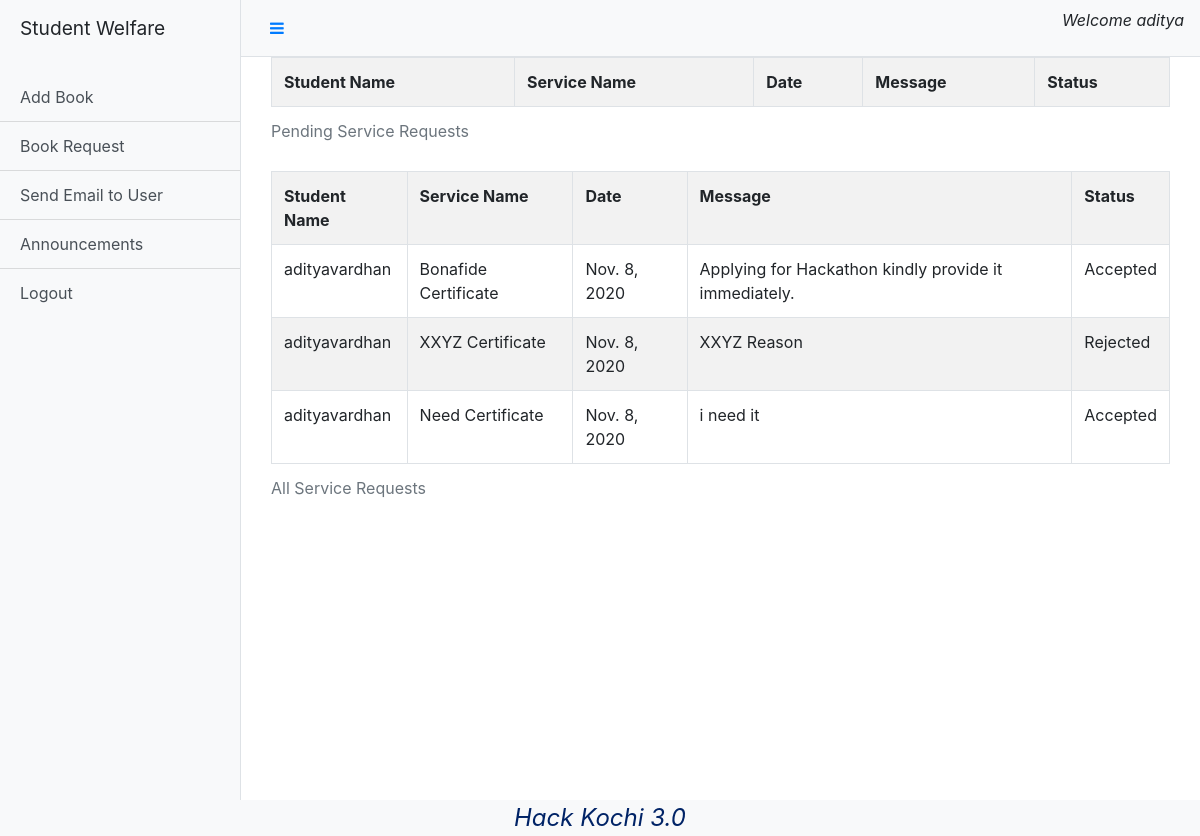
Page /dadmin/requests (signed in) on the committed database.
### base/models.py (models this page shows)
class User(AbstractUser):
    user_type = models.CharField(max_length=10,choices=(('Student','Student'),('Faculty','Faculty'),('Librarian','Librarian')),null=True)

### student/models.py (models this page shows)
class ServiceRequest(models.Model):
    user=models.ForeignKey(User,on_delete=models.CASCADE)
    name=models.CharField(max_length=200)
    message=models.CharField(max_length=2048)
    status=models.CharField(max_length=10,choices=(("Accepted","Accepted"),("Rejected","Rejected"),("Pending","Pending")),default="Pending")
    date = models.DateField(auto_now_add=True)

### admin/views.py (the view)
# urls.py: path('requests',views.requests,name="requests"),
def requests(request):
    if not check(request):
        storage = messages.get_messages(request)
        storage.used = True
        messages.info(request,'Invalid Request')
        return redirect('/')
    pending_request = ServiceRequest.objects.filter(status="Pending")
    all_request = ServiceRequest.objects.all()
    return render(request,"showRequest.html",{'pending':pending_request,'all':all_request})

### admin/views.py (called while the page is built)
def check(request):
    return request.user.is_superuser

### templates/showRequest.html (shortened to what this page needs)
{%extends "libraryDashboard.html"%}
{%block content%}
<div class="container">
    <table class="table table-striped table-bordered table-hover">
        <caption>Pending Service Requests</caption>
        <tr>
            <th>Student Name</th>
            <th>Service Name</th>
            <th>Date</th>
            <th>Message</th>
            <th colspan="2">Status</th>
        </tr>
    </table>
    <table class="table table-striped table-bordered table-hover">
        <caption>All Service Requests</caption>
        <tr>
            <th>Student Name</th>
            <th>Service Name</th>
            <th>Date</th>
            <th>Message</th>
            <th>Status</th>
        </tr>
        {%for item in all%}
        <tr>
            <td>{{item.user.first_name}}</td>
            <td>{{item.name}}</td>
            <td>{{item.date}}</td>
            <td>{{item.message}}</td>
            <td>{{item.status}}</td>
        </tr>
        {%endfor%}
    </table>
</div>
{%endblock%}

### templates/libraryDashboard.html (shortened to what this page needs)
{%load static%}
<!DOCTYPE html>
<html lang="en">
<head>
    <link rel="stylesheet" href="https://stackpath.bootstrapcdn.com/bootstrap/4.5.2/css/bootstrap.min.css">
    <link rel="stylesheet" href="https://cdnjs.cloudflare.com/ajax/libs/font-awesome/4.7.0/css/font-awesome.min.css">
    <link rel="stylesheet" href="{% static 'css/dashboard.css' %}">
</head>
<body>
  <div class="d-flex" id="wrapper">
    <div class="bg-light border-right" id="sidebar-wrapper">
      <div class="sidebar-heading"><p>Student Welfare</p></div>
      <div class="list-group list-group-flush">
        <a href="/librarian/addBook" class="list-group-item list-group-item-action bg-light">Add Book</a>
        <a href="/librarian/bookrequest" class="list-group-item list-group-item-action bg-light">Book Request</a>
        <a href="/librarian/alertUser" class="list-group-item list-group-item-action bg-light">Send Email to User</a>
        <a href="/librarian/makeAnnouncement" class="list-group-item list-group-item-action bg-light">Announcements</a>
        <a href="/logout" class="list-group-item list-group-item-action bg-light">Logout</a>
      </div>
    </div>
    <div id="page-content-wrapper">
      <nav class="navbar navbar-expand-lg navbar-light bg-light border-bottom">
        <button class="btn btn-link" id="menu-toggle"><i class="fa fa-bars" aria-hidden="true"></i></button>
        <p class="justify-content-end ml-auto" style="font-style: oblique;">Welcome {{request.user.username}}</p>
      </nav>
      <div class="container-fluid">
            {%block content%}
            {%endblock%}
      </div>
    </div>
  </div>
  <div class="footer obq bg-light">
    Hack Kochi 3.0
  </div>
</body>
</html>

### static/dashboard.css (style rules this page uses)
#wrapper { overflow-x: hidden; }
#sidebar-wrapper { min-height: 100vh; margin-left: -15rem; -webkit-transition: margin .25s ease-out; -moz-transition: margin .25s ease-out; -o-transition: margin .25s ease-out; transition: margin .25s ease-out; }
.footer { font-weight: 400; font-size: 1.3em; left: 0; bottom: 0; width: 100%; color: #002366; text-align: center; }
#sidebar-wrapper .sidebar-heading { padding: 0.875rem 1.25rem; font-size: 1.2rem; }
#sidebar-wrapper .list-group { width: 15rem; }
#page-content-wrapper { min-width: 100vw; }
@media (min-width: 768px) { #sidebar-wrapper { margin-left: 0; } }
@media (min-width: 768px) { #page-content-wrapper { min-width: 0; width: 100%; } }
.obq { font-style: oblique; font-size: 1.5em; text-align:center; }

### rows in the picture
User: user.username "aditya"
ServiceRequest: user.first_name "adityavardhan", name "Bonafide Certificate", date "Nov. 8, 2020", message "Applying for Hackathon kindly provide it immediately.", status "Accepted"
ServiceRequest: user.first_name "adityavardhan", name "XXYZ Certificate", date "Nov. 8, 2020", message "XXYZ Reason", status "Rejected"
ServiceRequest: user.first_name "adityavardhan", name "Need Certificate", date "Nov. 8, 2020", message "i need it", status "Accepted"
